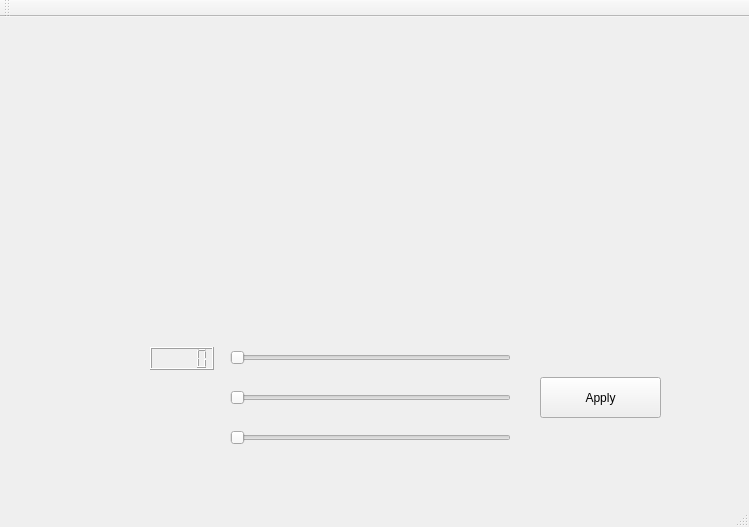
<?xml version="1.0" encoding="UTF-8"?>
<ui version="4.0">
 <class>MainWindow</class>
 <widget class="QMainWindow" name="MainWindow">
  <property name="geometry">
   <rect>
    <x>0</x>
    <y>0</y>
    <width>749</width>
    <height>527</height>
   </rect>
  </property>
  <property name="windowTitle">
   <string>MainWindow</string>
  </property>
  <widget class="QWidget" name="centralWidget">
   <widget class="QSlider" name="Hue">
    <property name="geometry">
     <rect>
      <x>230</x>
      <y>310</y>
      <width>281</width>
      <height>61</height>
     </rect>
    </property>
    <property name="orientation">
     <enum>Qt::Horizontal</enum>
    </property>
   </widget>
   <widget class="QSlider" name="Value">
    <property name="geometry">
     <rect>
      <x>230</x>
      <y>390</y>
      <width>281</width>
      <height>61</height>
     </rect>
    </property>
    <property name="orientation">
     <enum>Qt::Horizontal</enum>
    </property>
   </widget>
   <widget class="QSlider" name="Saturate">
    <property name="geometry">
     <rect>
      <x>230</x>
      <y>350</y>
      <width>281</width>
      <height>61</height>
     </rect>
    </property>
    <property name="orientation">
     <enum>Qt::Horizontal</enum>
    </property>
   </widget>
   <widget class="QPushButton" name="pushButton">
    <property name="geometry">
     <rect>
      <x>540</x>
      <y>360</y>
      <width>121</width>
      <height>41</height>
     </rect>
    </property>
    <property name="text">
     <string>Apply</string>
    </property>
   </widget>
   <widget class="QLCDNumber" name="lcdNumber">
    <property name="geometry">
     <rect>
      <x>150</x>
      <y>330</y>
      <width>64</width>
      <height>23</height>
     </rect>
    </property>
   </widget>
  </widget>
  <widget class="QMenuBar" name="menuBar">
   <property name="geometry">
    <rect>
     <x>0</x>
     <y>0</y>
     <width>749</width>
     <height>22</height>
    </rect>
   </property>
  </widget>
  <widget class="QToolBar" name="mainToolBar">
   <attribute name="toolBarArea">
    <enum>TopToolBarArea</enum>
   </attribute>
   <attribute name="toolBarBreak">
    <bool>false</bool>
   </attribute>
  </widget>
  <widget class="QStatusBar" name="statusBar"/>
  <action name="actionNow">
   <property name="text">
    <string>Now</string>
   </property>
  </action>
  <action name="actionEiei">
   <property name="text">
    <string>Eiei</string>
   </property>
  </action>
  <action name="actionNever">
   <property name="text">
    <string>Never</string>
   </property>
  </action>
 </widget>
 <layoutdefault spacing="6" margin="11"/>
 <resources/>
 <connections/>
</ui>
